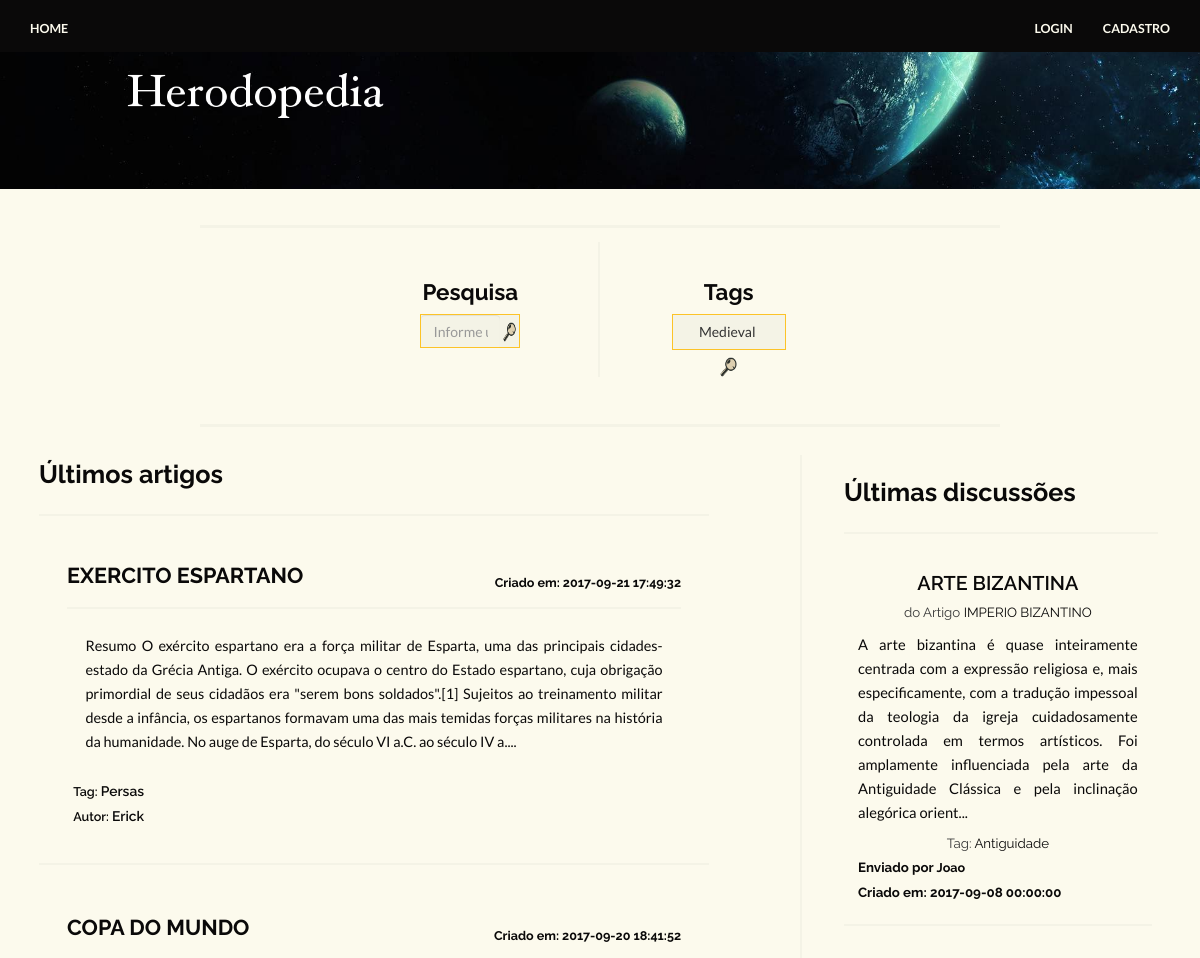
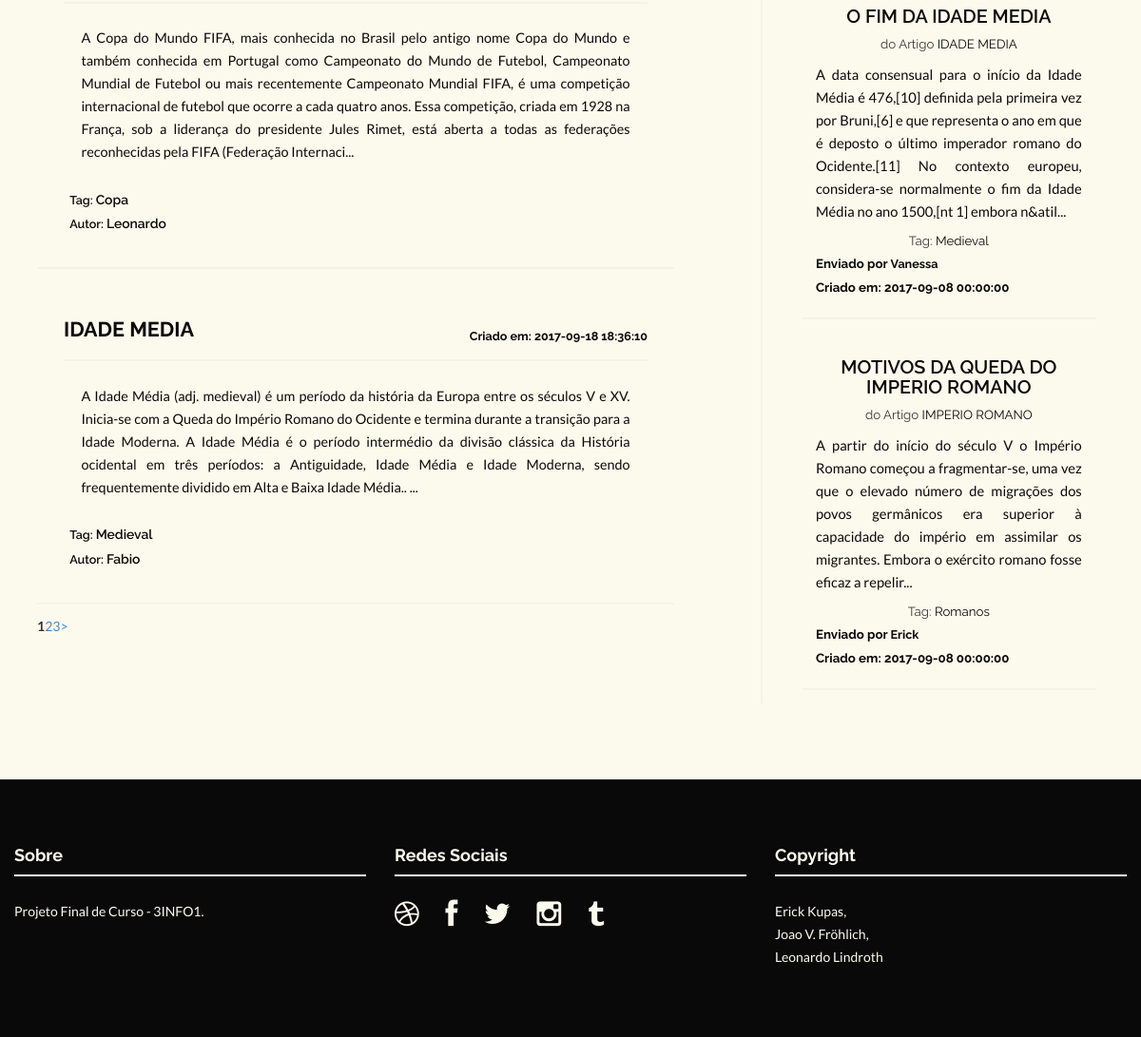
/Herodopedia/index.php/pages/index.php, run on the app's committed database (2 pictures, top to bottom).
### tables this page shows
CREATE TABLE `artigo` (
  `cod_artigo` int(11) NOT NULL,
  `titulo` varchar(80) NOT NULL,
  `conteudo` longtext NOT NULL,
  `tag` int(11) NOT NULL,
  `status` int(11) NOT NULL,
  `data_art` datetime NOT NULL,
  `art_id_usuario` int(11) NOT NULL
);

CREATE TABLE `edicao` (
  `cod_edit` int(11) NOT NULL,
  `text_edit` text NOT NULL,
  `status_edit` int(11) NOT NULL,
  `edi_id_usuario` int(11) NOT NULL,
  `edi_cod_artigo` int(11) NOT NULL,
  `data_edit` datetime NOT NULL
);

CREATE TABLE `tag` (
  `id_tag` int(11) NOT NULL,
  `descricao_tag` varchar(20) NOT NULL
);

CREATE TABLE `usuario` (
  `id_usuario` int(11) NOT NULL,
  `usuario` varchar(20) NOT NULL,
  `senha` varchar(80) NOT NULL,
  `email` varchar(80) NOT NULL,
  `nome` varchar(80) NOT NULL,
  `sobrenome` varchar(50) NOT NULL,
  `dt_nasc` date NOT NULL,
  `cod_tipo` int(11) NOT NULL
);

CREATE TABLE `discussao` (
  `cod_discussao` int(11) NOT NULL,
  `tag_discussao` int(11) NOT NULL,
  `titulo_discussao` varchar(150) NOT NULL,
  `texto_discussao` longtext NOT NULL,
  `data_disc` datetime NOT NULL,
  `disc_cod_artigo` int(11) NOT NULL,
  `disc_id_usuario` int(11) NOT NULL,
  `status_disc` int(11) NOT NULL
);

### Herodopedia/application/controllers/Pages.php (called while the page is built, shortened)
<?php
class Pages extends CI_Controller {
    public function index(){
        $this->load->library('pagination');
        $config['base_url'] = base_url('index.php/pages/index');
        $config['total_rows'] = count($this->artigo->listaArtigos(1000, 0));
        $config['per_page'] = 3;
        $qtd = $config['per_page'];
        ($this->uri->segment(3) != '') ? $inicio = $this->uri->segment(3) : $inicio = 0;
        $this->pagination->initialize($config);
        $dados['notificacao'] = $this->notificacao->recebeNotificacoes();
        $dados['qtd_nots'] = $this->notificacao->contaNots();
        $dados['artigos'] = $this->artigo->listaArtigos($qtd, $inicio);
        $dados['discussoes'] = $this->discussao->listaDiscussoes(3);
        $dados['tags'] = $this->tag->buscaTags();
        $dados['pagination'] = $this->pagination->create_links();
        $this->load->view('index', $dados);
    }
}

### Herodopedia/index.php (called while the page is built, shortened)
<?php
require_once BASEPATH.'core/CodeIgniter.php';

### Herodopedia/application/models/Tag.php (called while the page is built, shortened)
<?php
class Tag extends CI_Model{
	public function buscaTags(){
		$query = $this->db->select('*')
        ->from('tag')
        ->get();
        if ($query->num_rows() > 0) {
            return $query->result_array();
        } else {
            return null;
        }
	}
}

### Herodopedia/application/models/Artigo.php (called while the page is built, shortened)
<?php
class Artigo extends CI_Model{
    public function listaArtigos($qtd, $inicio, $ordenar = 'data_art', $ordem = 'desc', $status=2){
        $query = $this->db->select('titulo, text_edit, tag, descricao_tag, usuario, data_art')
        ->from('artigo , usuario, tag, edicao')
        ->where('art_id_usuario = id_usuario')
        ->where('tag = id_tag')
        ->where('edi_cod_artigo = cod_artigo')
        ->where('status', $status)
        ->where('status_edit', 3)
        ->order_by($ordenar, $ordem)
        ->limit($qtd, $inicio)
        ->get();
        if ($query->num_rows() > 0) {
            return $query->result();
        } else {
            return null;
        }
    }
}

### Herodopedia/application/models/Discussao.php (called while the page is built, shortened)
<?php
class Discussao extends CI_Model{
    public function listaDiscussoes($numero, $ordenar = 'cod_discussao', $ordem = 'desc', $status = 2, $status_disc = 0){
       $query = $this->db->select('*')
      ->from('discussao , usuario, artigo, tag')
      ->where('id_usuario = disc_id_usuario')
      ->where('cod_artigo = disc_cod_artigo')
      ->where('tag_discussao = id_tag')
      ->where('status' , $status)
      ->where('status_disc' , $status_disc)
      ->order_by($ordenar, $ordem)
      ->limit($numero)
      ->get();
    	if ($query->num_rows() > 0) {
    	    return $query->result();
    	} else {
    	    return null;
    	}
    }
}

### Herodopedia/application/views/index.php (the view, shortened to what this page needs)
<!DOCTYPE html>
<html>
  <head>
	<?php require_once 'templates/head.php'; ?>
  </head>
  <body>
	<header class="navbar navbar-default navbar-fixed-top">
        <?php require_once 'templates/header.php'; ?>
    </header>
	<section id="headerwrap">
		<section class="imgwrap">
			<img src="<?php echo base_url(); ?>assets/img/img-index1.png" class="img-responsive">
		</section>
	</section>
	 <section class="col-lg-8 col-lg-offset-2 col-md-8 col-md-offset-2" id="nav-art">
	 	<span class="pesquisa1 col-lg-4 col-md-4 col-lg-offset-2 col-md-offset-2">
	        <h4 class="header-nav-art">Pesquisa</h4>
	        <form class="pesq-nav" action="<?php echo base_url().'index.php/pages/pesquisa'?>" method="post">
			    <input class="form-control" type="text" name="pesquisa" placeholder="Informe um título" maxlength="80">
			    <button class="btn-pesquisa" type="submit"><img src="<?php echo base_url(); ?>assets/img/lupa_antiga.png" alt="Pesquisar"></button>
			</form>
		</span>
		<span class="pesquisa2 col-lg-4 col-md-4">
			<h4 class="header-nav-art">Tags</h4>
			<form class="tag-nav" action="<?php echo base_url().'index.php/pages/pesquisartag'?>" method="post">
				<select name="pesquisaTag">
					<?php foreach($tags as $tag): ?>
					<option class="tag" value="<?=$tag['descricao_tag'];?>"><?=$tag['descricao_tag'];?></option>
					<?php endforeach; ?>
				</select>
				<button class="btn-pesquisa" type="submit"><img src="<?php echo base_url(); ?>assets/img/lupa_antiga.png" alt="Pesquisar"></button>
			</form>
		</span>
 	</section>
    <section class="row">
		<section class="mtb container">
			<article class="col-lg-7 col-md-7" id="artigos">
				<h4>Últimos artigos</h4>
            	<?php foreach($artigos as $artigo): ?>
            	<section class="art">
                    <span><h4><a href='<?php echo base_url()."index.php/pages/mostra_artigo/{$artigo->titulo}";?>'>
                    <?=strtoupper(str_replace("_", " ", $artigo->titulo));?></a></h4>
                    <h6>Criado em:  <?= $artigo->data_art ?></h6></span>
                    <p><?=strip_tags(substr($artigo->text_edit, 0, 600));?>...</p>
                    <h5>Tag: <a href='<?php echo base_url()."index.php/pages/pesquisarTag/{$artigo->descricao_tag}";?>'><?=$artigo->descricao_tag;?></a></h5>
                    <h5>Autor: <a href='<?php echo base_url()."index.php/pages/perfil/{$artigo->usuario}";?>'><?= $artigo->usuario; ?></a></h5>
                </section>
                <?php endforeach; echo $pagination; ?>
		 	</article>
		 	<aside class="col-lg-4 col-md-4" id="discussoes">
			 	<h4>Últimas discussões</h4>
                <?php foreach($discussoes as $discussao): ?>
                <section class="disc">
                    <h4><a href='<?php echo base_url()."index.php/pages/mostra_discussao/{$discussao->titulo_discussao}";?>'>
                    <?=strtoupper(str_replace("_", " ", $discussao->titulo_discussao));?></a></h4>
                    <h5> do Artigo <a href='<?php echo base_url()."index.php/pages/mostra_artigo/{$discussao->titulo}";?>'>
                    <?=strtoupper(str_replace("_", " ", $discussao->titulo));?></a></h5>
                    <p><?=substr($discussao->texto_discussao, 0, 355);?>...</p>
                    <h5>Tag: <a href='<?php echo base_url()."index.php/pages/pesquisarTag/{$discussao->descricao_tag}";?>'><?=$discussao->descricao_tag;?></a></h5>
                    <h6>Enviado por <a href='<?php echo base_url()."index.php/pages/perfil/{$discussao->usuario}";?>'><?= $discussao->usuario; ?></a></h6>
                    <h6>Criado em:  <?= $discussao->data_disc ?></h6>
                </section>
                <?php endforeach; ?>
			</aside>
		</section>
	</section>
	 <footer id="footerwrap">
	 	<section class="container">
		 	<section class="row">
		 		<section class="col-lg-4 col-md-4">
		 			<h4>Sobre</h4>
		 			<section class="hline-w"></section>
		 			<p>Projeto Final de Curso - 3INFO1.</p>
		 		</section>
		 		<section class="col-lg-4 col-md-4">
		 			<h4>Redes Sociais</h4>
		 			<section class="hline-w"></section>
		 			<p>
		 				<a href="#"><i class="fa fa-dribbble"></i></a>
		 				<a href="#"><i class="fa fa-facebook"></i></a>
		 				<a href="#"><i class="fa fa-twitter"></i></a>
		 				<a href="#"><i class="fa fa-instagram"></i></a>
		 				<a href="#"><i class="fa fa-tumblr"></i></a>
		 			</p>
		 		</section>
		 		<section class="col-lg-4 col-md-4">
		 			<h4>Copyright</h4>
		 			<section class="hline-w"></section>
		 			<p>
		 				Erick Kupas,<br/>
		 				Joao V. Fröhlich,<br/>
		 				Leonardo Lindroth<br/>
		 			</p>
		 		</section>
		 	</section>
	 	</section>
	 </footer>
  </body>
</html>

### Herodopedia/application/views/templates/head.php (shortened to what this page needs)
<link rel = "stylesheet" type = "text/css"
href = "<?php echo base_url(); ?>assets/css/bootstrap.css">
<link rel = "stylesheet" type = "text/css"
href = "<?php echo base_url(); ?>assets/css/style.css">
<link rel = "stylesheet" type = "text/css"
href = "<?php echo base_url(); ?>assets/css/font-awesome.min.css">

### Herodopedia/application/views/templates/header.php (shortened to what this page needs)
<section class="container">
    <nav class="navbar-collapse collapse navbar-left">
        <ul class="nav navbar-nav">
            <li><a href="<?php echo base_url();?>index.php/pages/index">HOME</a></li>
        </ul>
    </nav>
    <nav class="navbar-collapse collapse navbar-right">
        <ul class="nav navbar-nav">
            <?php if(!isset($_SESSION['id'])){
            echo "<li><a href='".base_url()."index.php/pages/login'>LOGIN</a></li>";
            echo "<li><a href='".base_url()."index.php/pages/register'>CADASTRO</a></li>";
            }
             ?>
        </ul>
    </nav>
</section>

### Herodopedia/assets/css/style.css (style rules this page uses)
* { margin: 0; padding: 0px; }
body { background: #FCFAED; margin: 0; height: 100%; font-family: 'Lato', sans-serif; font-weight: 400; }
h1, h2, h3, h4, h5, h6 { font-family: 'Raleway', sans-serif; font-weight: 700; }
p { padding: 0; margin-bottom: 12px; font-family: 'Lato', sans-serif; font-weight: 400; font-size: 14px; line-height: 24px; margin-top: 10px; }
img { height: auto; max-width: 100%; }
a { padding: 0; margin: 0; text-decoration: none; -webkit-transition: background-color .4s linear, color .4s linear; -moz-transition: background-color .4s linear, color .4s linear; -o-transition: background-color .4s linear, color .4s linear; -ms-transition: background-color .4s linear, color .4s linear; transition: background-color .4s linear, color .4s linear; }
.navbar { min-height: 52px; margin-bottom: 0px; }
.navbar-default { padding-top: 9px; z-index: 999; background-color: #0A0909; border: none; }
.navbar-default .navbar-nav > li > a { color: #FCFAED; font-weight: 600; font-size: 12.5px; }
.mtb { margin-top: 50px; margin-bottom: 80px; }
.hline-w { border-bottom: 2px solid #ffffff; margin-bottom: 25px; }
#nav-art { margin-top: 1%; padding: 1em 1em; border-bottom: 3px solid #F4F3E6; border-top: 3px solid #F4F3E6; text-align: center; }
.pesquisa1 { border-right: 2px solid #F4F3E6; padding: 2em; }
.pesquisa2 { padding: 2em; }
.header-nav-art { font-size: 1.6em; color: #0A0909; }
.pesq-nav { max-width: 50%; margin: 0 auto; background-color: #F4F3E6; min-height: 31px; border: 1px solid #FCC328; }
.pesq-nav > .form-control { max-width: 80%; padding-bottom: 0.5em; background: none; border: none; float: left; }
.btn-pesquisa { background: none; border: none; padding: 5px 2px 5px 2px; max-width: 17%; }
.btn-pesquisa > img { max-width: 100%; min-height: 20px; }
.tag-nav { max-width: 60%; margin: 0 auto; }
.tag-nav > select { padding: 0.5em 0.5em 0.5em 0.3em; background-color: #F4F3E6; min-height: 31px; border: 1px solid #FCC328; text-align: center; -webkit-appearance: none; -moz-appearance: none; -o-appearance: none; appearance: none; }
.tag-nav > select > .tag { color: }
#artigos { margin: 2%; float: left; }
#artigos > h4 { font-size: 1.8em; border-bottom: 2px solid #F4F3E6; padding-bottom: 1em; color: #0A0909; }
.art { padding: 2em; margin-bottom: 2%; border-bottom: 2px solid #F4F3E6; text-align: justify; }
.art > span > h4 { display: inline-block; border: none; padding: 0px; }
.art > span > h4 > a { font-size: 1.2em; color: #0A0909; }
.art > span > h6 { float: right; padding-top: 1em; font-size: 0.9em; color: #0A0909; display: inline-block; }
.art > p { color: #0A0909; font-size: 1.03em; padding: 4% 3% 3% 3%; border-top: 2px solid #F4F3E6; }
.art > h5 { padding-left: 1%; font-weight: 600; font-size: 0.9em; color: #0A0909; }
.art > h5 > a { color: #0A0909; font-size: 1.1em; }
#discussoes { color: #0A0909; float: right; padding: 1em 3em; margin-top: 2em; border-left: 2px solid #F4F3E6; }
#discussoes > h4 { font-size: 1.8em; border-bottom: 2px solid #F4F3E6; padding-bottom: 1em; }
.disc { max-width: 98%; margin-top: 5%; padding: 1em; color: #0A0909; border-bottom: 2px solid #F4F3E6; }
.disc > h4 { text-align: center; font-style: normal; }
.disc > h4 > a { font-weight: 600; font-size: 1.1em; color: #0A0909; }
.disc > h5 { font-size: 0.95em; text-align: center; color: #383838; }
.disc > h5 > a { font-size: 1em; color: #0A0909; }
.disc > h6 { font-size: 0.95em; }
.disc > h6 > a { font-size: 0.95em; color: #0A0909; }
.disc > p { font-style: normal; text-align: justify; font-size: 1.05em; }
#headerwrap { max-width: 100%; padding-bottom: 2%; text-align: center; }
#headerwrap h3, h5 { color: white; font-weight: 400; }
#headerwrap .img-responsive { margin: 0 auto; }
#footerwrap { padding-top: 60px; padding-bottom: 60px; background: #0A0909; }
#footerwrap p { color: #FCFAED; }
#footerwrap h4 { color: #FCFAED; }
#footerwrap i { font-size: 30px; color: #FCFAED; padding-right: 25px; }

### data on the page
artigo: titulo "EXERCITO ESPARTANO", data_art "2017-09-21 17:49:32", edicao.text_edit "Resumo O exército espartano era a força militar de Esparta, uma das principais cidades-estado da Grécia Antiga. O exército ocupava o centro do Estado espartano, cuja obrigação primordial de seus cidadãos era \"serem bons soldados\".[1] Sujeitos ao treinamento militar desde a infância, os espartanos formavam uma das mais temidas forças militares na história da humanidade. No auge de Esparta, do século VI a.C. ao século IV a.", tag.descricao_tag "Persas", usuario.usuario "Erick"
artigo: titulo "COPA DO MUNDO", data_art "2017-09-20 18:41:52", edicao.text_edit "A Copa do Mundo FIFA, mais conhecida no Brasil pelo antigo nome Copa do Mundo e também conhecida em Portugal como Campeonato do Mundo de Futebol, Campeonato Mundial de Futebol ou mais recentemente Campeonato Mundial FIFA, é uma competição internacional de futebol que ocorre a cada quatro anos. Essa competição, criada em 1928 na França, sob a liderança do presidente Jules Rimet, está aberta a todas as federações reconhecidas pela FIFA (Federação Internaci", tag.descricao_tag "Copa", usuario.usuario "Leonardo"
artigo: titulo "IDADE MEDIA", data_art "2017-09-18 18:36:10", edicao.text_edit "A Idade Média (adj. medieval) é um período da história da Europa entre os séculos V e XV. Inicia-se com a Queda do Império Romano do Ocidente e termina durante a transição para a Idade Moderna. A Idade Média é o período intermédio da divisão clássica da História ocidental em três períodos: a Antiguidade, Idade Média e Idade Moderna, sendo frequentemente dividido em Alta e Baixa Idade Média..", tag.descricao_tag "Medieval", usuario.usuario "Fabio"
discussao: titulo_discussao "ARTE BIZANTINA", artigo.titulo "IMPERIO BIZANTINO", texto_discussao "A arte bizantina é quase inteiramente centrada com a expressão religiosa e, mais especificamente, com a tradução impessoal da teologia da igreja cuidadosamente controlada em termos artísticos. Foi amplamente influenciada pela arte da Antiguidade Clássica e pela inclinação alegórica orient", tag.descricao_tag "Antiguidade", usuario.usuario "Joao", data_disc "2017-09-08 00:00:00"
discussao: titulo_discussao "O FIM DA IDADE MEDIA", artigo.titulo "IDADE MEDIA", texto_discussao "A data consensual para o início da Idade Média é 476,[10] definida pela primeira vez por Bruni,[6] e que representa o ano em que é deposto o último imperador romano do Ocidente.[11] No contexto europeu, considera-se normalmente o fim da Idade Média no ano 1500,[nt 1] embora n&atil", tag.descricao_tag "Medieval", usuario.usuario "Vanessa", data_disc "2017-09-08 00:00:00"
discussao: titulo_discussao "MOTIVOS DA QUEDA DO IMPERIO ROMANO", artigo.titulo "IMPERIO ROMANO", texto_discussao "A partir do início do século V o Império Romano começou a fragmentar-se, uma vez que o elevado número de migrações dos povos germânicos era superior à capacidade do império em assimilar os migrantes. Embora o exército romano fosse eficaz a repelir", tag.descricao_tag "Romanos", usuario.usuario "Erick", data_disc "2017-09-08 00:00:00"

### other printed values
$pagination "1 2 3 >"
form field pesquisaTag "Medieval"
